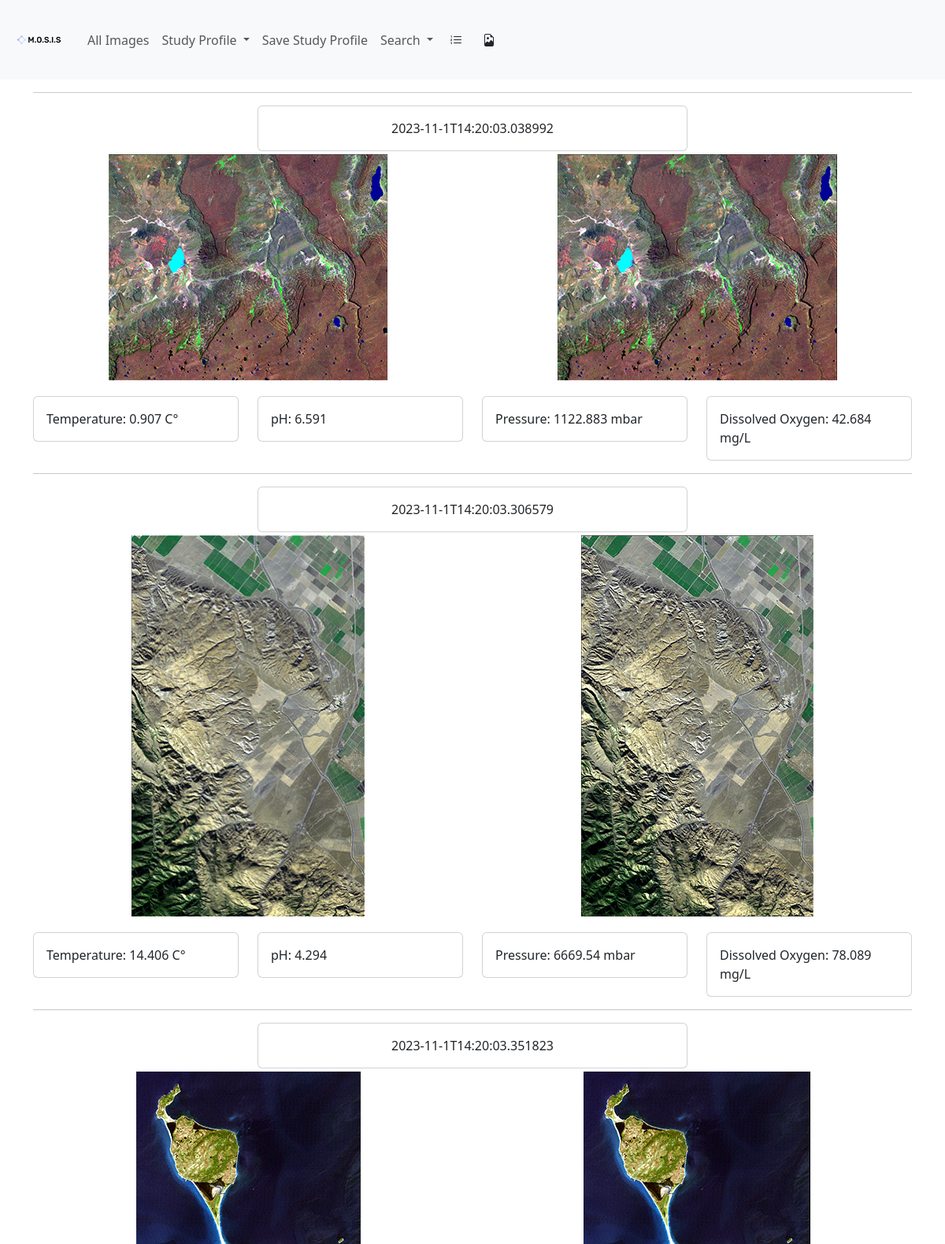
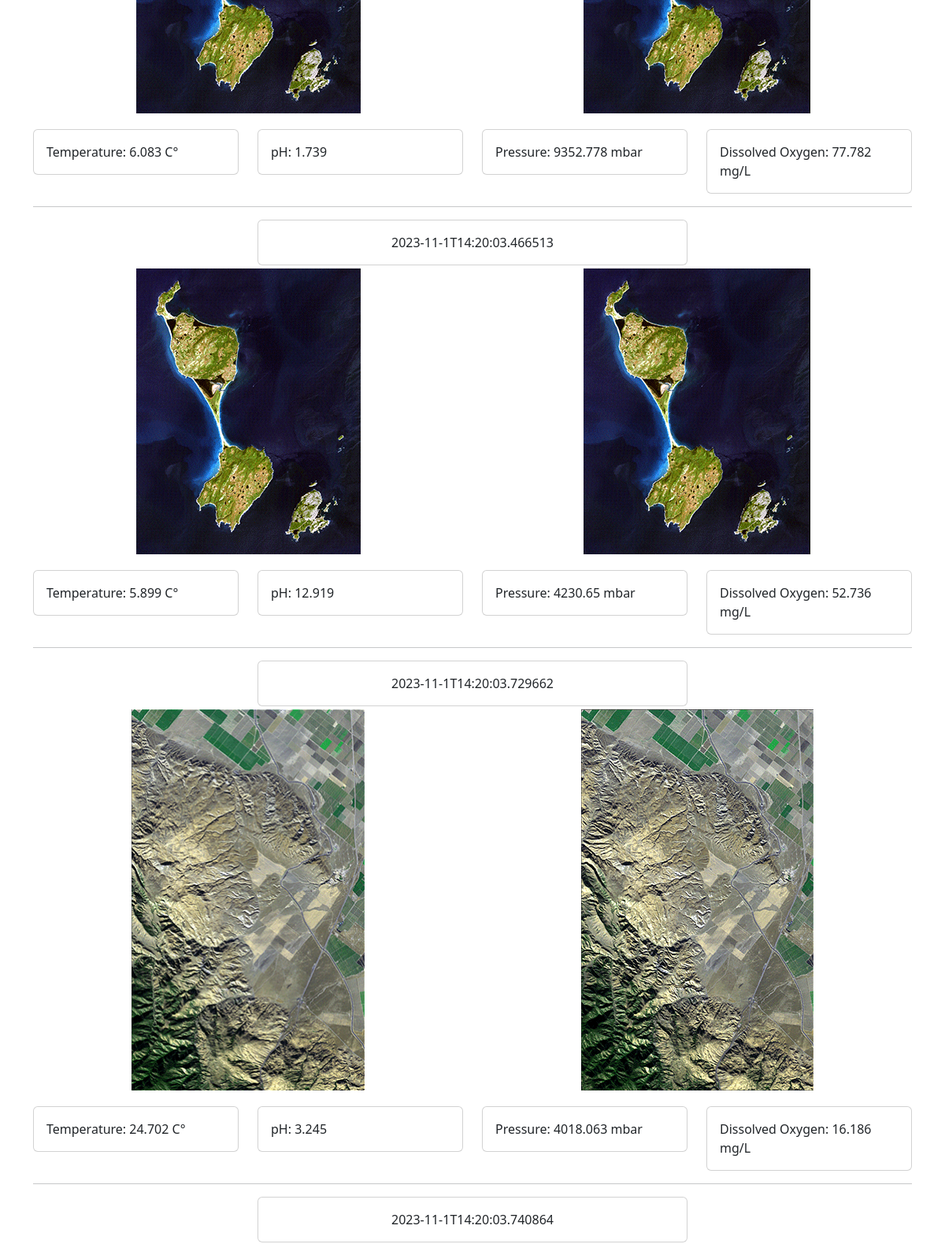
/entry/4 (upper part), run on the app's committed database (2 pictures, top to bottom).
### app.py (models this page shows, shortened)
class MediaMetadata(db.Model):
    __tablename__ = "MediaMetadata"
    metadataId = db.Column(INTEGER,
                           primary_key=True,
                           autoincrement=True,
                           nullable=False)
    entryId = db.Column(INTEGER, db.ForeignKey(MediaEntry.entryId))
    leftCameraMedia = db.Column(TEXT, nullable=False)
    rightCameraMedia = db.Column(TEXT, nullable=False)
    time = db.Column(TEXT, nullable=False)
    temperature = db.Column(REAL, nullable=False)
    pressure = db.Column(REAL, nullable=False)
    ph = db.Column(REAL, nullable=False)
    dissolvedOxygen = db.Column(REAL, nullable=False)

### app.py (the view, shortened to what this page needs)
@app.route("/entry/<id>")
def entry(id=0):
    MediaEntry = getMediaEntry(db, id)
    if MediaEntry.shotType == "SINGLE":
        return render_template("singleEntry.html",
                               MediaMetadata=getAllMediaMetadataId(db, id)[0],
                               str=str,
                               round=round,
                               url_for=url_for)
    else:
        return render_template("entry.html",
                               MediaEntry=getMediaEntry(db, id),
                               MediaMetadata=getAllMediaMetadataId(db, id),
                               enumerate=enumerate,
                               str=str,
                               round=round,
                               url_for=url_for)

### app.py (called while the page is built)
def getMediaEntry(db, id: int) -> MediaEntryInternalRepresentation:
    ret = db.session.execute(
        select(MediaEntry).where(MediaEntry.entryId == id)).first()
    return MediaEntryInternalRepresentation(ret[0].entryId, ret[0].shotType,
                                            ret[0].time,
                                            ret[0].illuminationType,
                                            ret[0].saturation, ret[0].gain,
                                            ret[0].shutterSpeed,
                                            ret[0].whiteBalance)

def getAllMediaMetadataId(
        db, entryId: int) -> list[MediaMetadataInternalRepresentation]:
    ret = list(
        db.session.execute(
            select(MediaMetadata).where(MediaMetadata.entryId == entryId)))
    ret = list(
        map(
            lambda x: MediaMetadataInternalRepresentation(
                x[0].metadataId, x[0].entryId, x[0].leftCameraMedia, x[0].
                rightCameraMedia, x[0].time, x[0].temperature, x[0].ph, x[
                    0].dissolvedOxygen, x[0].pressure), ret))
    return ret

### templates/entry.html (shortened to what this page needs)
  {% extends 'base.html' %}
  {% block body %}
  <div class="container">
    {% if MediaEntry.shotType == "VIDEO" %}
    <div class="row">
      <div class="col">
        <div class="card">
          <div class="ratio ratio-16x9">
            <iframe src="https://www.youtube.com/embed/Wt58h0hGwWY?si=gshsPtOQkOCd54ay" title="YouTube video player"
              frameborder="0"
              allow="accelerometer; autoplay; clipboard-write; encrypted-media; gyroscope; picture-in-picture; web-share"
              allowfullscreen></iframe>
          </div>
        </div>
      </div>
    </div>
    {% for md in MediaMetadata %}
    {% endfor %}
    {% else -%}
    {% for md in MediaMetadata %}
    <hr>
    <div class="row d-flex justify-content-center">
      <div class="col-6">
        <div class="card">
          <div class="card-body d-flex justify-content-center">
            {{md.time}}
          </div>
        </div>
      </div>
    </div>
    <div class="row">
      <div class="col-6 d-flex justify-content-center mt-1 mb-1">
        <img src={{ url_for('static', filename=md.leftCameraMedia.split("/").pop()) }} alt="">
      </div>
      <div class="col-6 d-flex justify-content-center mt-1 mb-1">
        <img src={{ url_for('static', filename=md.rightCameraMedia.split("/").pop()) }} alt="">
      </div>
    </div>
    <div class="row pt-3">
      <div class="col-3">
        <div class="card">
          <div class="card-body">
            {{"Temperature: " + str(round(md.temperature,3)) + " C" + '°'}}
          </div>
        </div>
      </div>
      <div class="col-3">
        <div class="card">
          <div class="card-body">
            {{"pH: " + str(round(md.ph,3))}}
          </div>
        </div>
      </div>
      <div class="col-3">
        <div class="card">
          <div class="card-body">
            {{"Pressure: " + str(round(md.pressure,3)) + " mbar"}}
          </div>
        </div>
      </div>
      <div class="col-3">
        <div class="card">
          <div class="card-body">
            {{"Dissolved Oxygen: " + str(round(md.dissolvedOxygen,3)) + " mg/L"}}
          </div>
        </div>
      </div>
    </div>
    {% endfor %}
  </div>
  {% endif %}
  {% endblock %}

### templates/base.html (shortened to what this page needs)
<!DOCTYPE html>
<html lang="en">
  <head>
    <link
      href="{{ url_for('static', filename='bootstrap.css') }}"
      rel="stylesheet"
    />
  </head>
  <body>
    <nav class="navbar navbar-expand-lg bg-body-tertiary">
      <div class="container-fluid">
        <a class="navbar-brand" href="/">
          <img
            alt=""
            src={{ url_for('static', filename="default.png")}}
            height="75rem"
          />
        </a>
        <div class="collapse navbar-collapse" id="navbarSupportedContent">
          <ul class="navbar-nav me-auto mb-2 mb-lg-0">
            <li class="nav-item">
              <a class="nav-link" aria-current="page" href="/"
                >All Images</a
              >
            </li>
            <li class="nav-item dropdown">
          <a class="nav-link dropdown-toggle" href="#" role="button" data-bs-toggle="dropdown" aria-expanded="false">
            Study Profile
          </a>
        </li>
	    <li class="nav-item">
	     <a class="nav-link" aria-current="page" href="/save">Save Study Profile</a>
	    </li>
            <li class="nav-item dropdown">
          <a class="nav-link dropdown-toggle" href="#" role="button" data-bs-toggle="dropdown" aria-expanded="false">
            Search
          </a>
        </li>
        <a href="/list">
          <button class="btn">
          </button>
        </a>
        <a href="/">
          <button class="btn">
          </button>
        </a>
          </ul>
        </div>
      </div>
    </nav>
   {% block body%} {% endblock %}
  </body>
</html>

### data on the page
MediaMetadata: time "2023-11-1T14:20:03.038992", leftCameraMedia (picture), rightCameraMedia (picture), temperature "Temperature: 0.907 C°", ph "pH: 6.591", pressure "Pressure: 1122.883 mbar", dissolvedOxygen "Dissolved Oxygen: 42.684 mg/L"
MediaMetadata: time "2023-11-1T14:20:03.306579", leftCameraMedia (picture), rightCameraMedia (picture), temperature "Temperature: 14.406 C°", ph "pH: 4.294", pressure "Pressure: 6669.54 mbar", dissolvedOxygen "Dissolved Oxygen: 78.089 mg/L"
MediaMetadata: time "2023-11-1T14:20:03.351823", leftCameraMedia (picture), rightCameraMedia (picture), temperature "Temperature: 6.083 C°", ph "pH: 1.739", pressure "Pressure: 9352.778 mbar", dissolvedOxygen "Dissolved Oxygen: 77.782 mg/L"
MediaMetadata: time "2023-11-1T14:20:03.466513", leftCameraMedia (picture), rightCameraMedia (picture), temperature "Temperature: 5.899 C°", ph "pH: 12.919", pressure "Pressure: 4230.65 mbar", dissolvedOxygen "Dissolved Oxygen: 52.736 mg/L"
MediaMetadata: time "2023-11-1T14:20:03.729662", leftCameraMedia (picture), rightCameraMedia (picture), temperature "Temperature: 24.702 C°", ph "pH: 3.245", pressure "Pressure: 4018.063 mbar", dissolvedOxygen "Dissolved Oxygen: 16.186 mg/L"
MediaMetadata: time "2023-11-1T14:20:03.740864"
